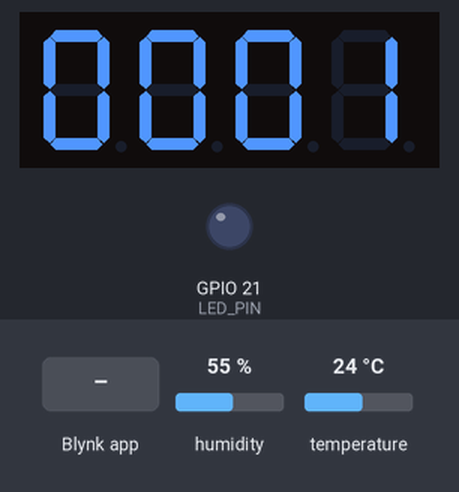
A program run on a simulated ESP32. On the bench: 4-digit seven-segment display, output pins drawn as LEDs (lit = HIGH). The inputs (shaded band) are chosen by the test bench; at power-on: humidity 55 %, temperature 24 °C. WiFi joins after 1.5 s; servers stay silent unless stated.

Above: at 2.7 s.
2.8 s: Blynk app writes 1 to V1
At 4.3 s:
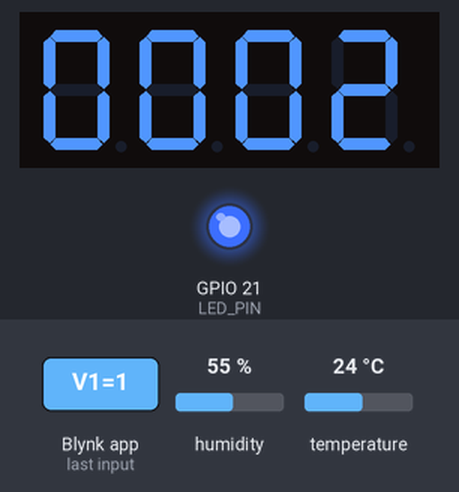
At 9.3 s:
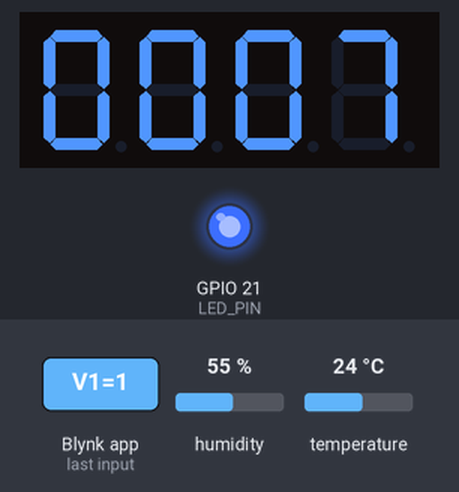
Timing chart, 0 to 10.8 s (numbered marks = the images above; inputs shaded):
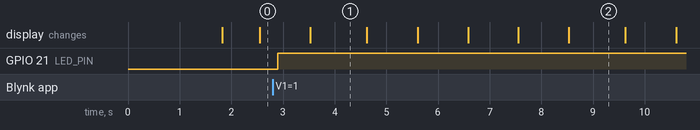

Measured:
- after the input at 2.8 s, GPIO 21 (LED_PIN): LOW → HIGH after 0.10 s
- what the display in image 1 shows lasts 1.1 s, from 3.5 s to 4.6 s

The program:

main.cpp
```cpp
#define BLYNK_TEMPLATE_ID "TMPL6l9xKe8gc"
#define BLYNK_TEMPLATE_NAME "BlynkTrafficlight"
#define BLYNK_AUTH_TOKEN "Ac4OnRxpiXwF70HMV_geCYb6puIHmyVf"

#include <WiFi.h>
#include <BlynkSimpleEsp32.h>
#include <TM1637Display.h>
#include "DHTesp.h"

#define CLK 19
#define DIO 18
#define LED_PIN 21
#define BUTTON_PIN 23
#define DHTPIN 16

TM1637Display display(CLK, DIO);
DHTesp dht;

const char* ssid = "Wokwi-GUEST";
const char* pass = "";

bool ledState = false;
unsigned long lastMillis = 0;
unsigned long startMillis = 0;

BLYNK_WRITE(V1) {
    ledState = param.asInt();
    digitalWrite(LED_PIN, ledState ? HIGH : LOW);
}

void connectWiFi() {
    WiFi.begin(ssid, pass);
    int timeout = 20;
    while (WiFi.status() != WL_CONNECTED && timeout > 0) {
        delay(500);
        timeout--;
    }
    if (WiFi.status() == WL_CONNECTED) {
        Blynk.config(BLYNK_AUTH_TOKEN);
    }
}

void setup() {
    Serial.begin(115200);
    connectWiFi();
    pinMode(LED_PIN, OUTPUT);
    digitalWrite(LED_PIN, LOW);
    display.setBrightness(7);
    dht.setup(DHTPIN, DHTesp::DHT22);
    startMillis = millis();
}

void loop() {
    if (WiFi.status() != WL_CONNECTED) {
        connectWiFi();
    } else {
        Blynk.run();
    }

    unsigned long elapsedSeconds = (millis() - startMillis) / 1000;
    display.showNumberDec(elapsedSeconds % 100, true);
    Blynk.virtualWrite(V0, elapsedSeconds);

    if (millis() - lastMillis > 5000) {
        TempAndHumidity data = dht.getTempAndHumidity();
        if (!isnan(data.temperature) && !isnan(data.humidity)) {
            Blynk.virtualWrite(V2, data.temperature);
            Blynk.virtualWrite(V3, data.humidity);
        }
        lastMillis = millis();
    }

    delay(100);
}
```
